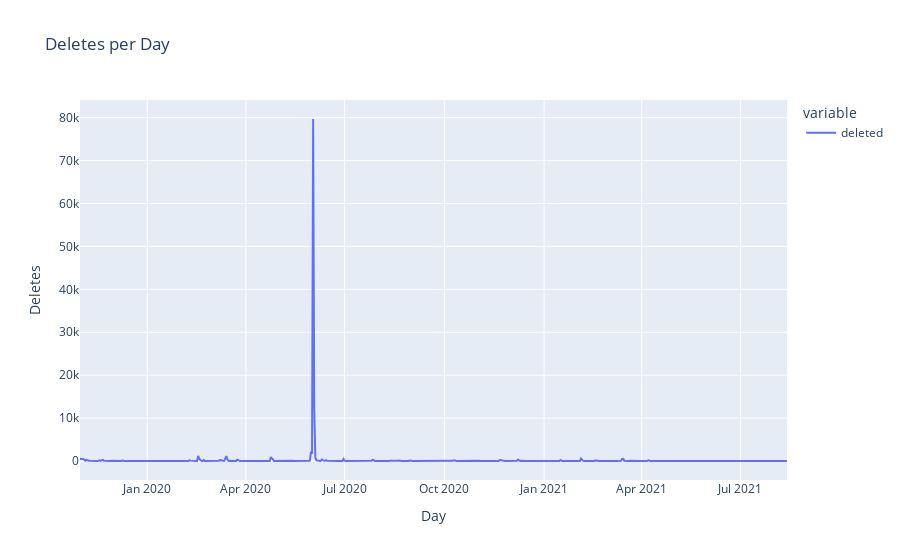

Notebook source saved alongside this figure:
### Markdown cell above
Maybe a chart helps?

### Code cell
from plotly import express as px

fig = px.line(deletes_by_day, title="Deletes per Day", labels={"middle": "Day", "value": "Deletes"})
fig

### Figure 1 — Plotly figure (JSON) as saved in the notebook; plotly's stock layout.template omitted (floating-point values rounded to 4 significant figures; data arrays with more than 128 entries replaced by an {"elided": "..."} marker saying what was removed)
{"data": [{"hovertemplate": "variable=deleted<br>Day=%{x}<br>Deletes=%{y}<extra></extra>", "legendgroup": "deleted", "line": {"color": "#636efa", "dash": "solid"}, "mode": "lines", "name": "deleted", "orientation": "v", "showlegend": true, "type": "scatter", "x": {"elided": "653 str values"}, "xaxis": "x", "y": {"elided": "653 int values"}, "yaxis": "y"}], "layout": {"legend": {"title": {"text": "variable"}, "tracegroupgap": 0}, "title": {"text": "Deletes per Day"}, "xaxis": {"anchor": "y", "domain": [0, 1], "title": {"text": "Day"}}, "yaxis": {"anchor": "x", "domain": [0, 1], "title": {"text": "Deletes"}}}}
